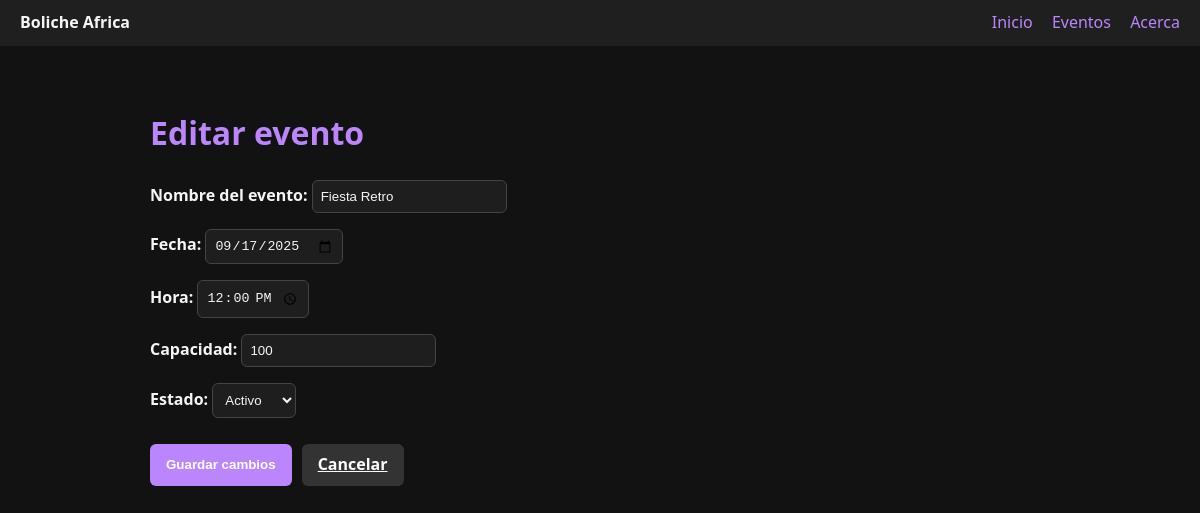
The app's page /eventos/11/editar with its own data.
### tables this page shows
CREATE TABLE events (
            id INTEGER PRIMARY KEY AUTOINCREMENT,
            nombre TEXT NOT NULL,
            fecha TEXT NOT NULL,    -- YYYY-MM-DD
            hora  TEXT NOT NULL,    -- HH:MM
            dj TEXT,
            precio_base REAL DEFAULT 0,
            capacidad INTEGER DEFAULT 0,
            estado TEXT DEFAULT 'Programado'  -- Programado|En curso|Cerrado
        );

### app.py (the view, shortened to what this page needs)
@app.route("/eventos/<int:event_id>/editar", methods=["GET", "POST"])
def editar_evento(event_id):
    e = fetch_event_by_id(event_id)
    if not e:
        flash("Evento no encontrado.", "error")
        return redirect(url_for("eventos"))
    return render_template("eventos_editar.html", e=e)

### app.py (called while the page is built)
@app.context_processor
def inject_globals():
    return dict(APP_NAME=APP_NAME, evento_es_hoy=evento_es_hoy)

### db.py (called while the page is built)
def get_conn():
    conn = sqlite3.connect(DB_PATH, timeout=10)
    conn.row_factory = sqlite3.Row
    conn.execute("PRAGMA journal_mode=WAL;")
    conn.execute("PRAGMA foreign_keys=ON;")
    return conn

def fetch_event_by_id(event_id: int):
    with get_conn() as conn:
        cur = conn.execute("""
            SELECT id, nombre, fecha, hora, capacidad, estado
            FROM events
            WHERE id = ?
        """, (event_id,))
        row = cur.fetchone()
        return dict(row) if row else None

### templates/eventos_editar.html (shortened to what this page needs)
<!doctype html>
<html lang="es">
<head>
  <link rel="stylesheet" href="{{ url_for('static', filename='css/app.css') }}">
</head>
<body>
  <nav>
    <div><strong>{{ APP_NAME }}</strong></div>
    <div>
      <a href="{{ url_for('dashboard') }}">Inicio</a>
      <a href="{{ url_for('eventos') }}">Eventos</a>
      <a href="{{ url_for('acerca') }}">Acerca</a>
    </div>
  </nav>
  <main class="container">
    <h1>Editar evento</h1>
    <form method="post">
      <label>Nombre del evento:
        <input type="text" name="nombre" value="{{ e['nombre'] }}" required>
      </label>
      <label>Fecha:
        <input type="date" name="fecha" value="{{ e['fecha'] }}" required>
      </label>
      <label>Hora:
        <input type="time" name="hora" value="{{ e['hora'] }}">
      </label>
      <label>Capacidad:
        <input type="number" name="capacidad" min="0" step="1" value="{{ e['capacidad'] or 0 }}" required>
      </label>
      <label>Estado:
        <select name="estado">
          <option value="activo"   {{ 'selected' if e['estado']=='activo' else '' }}>Activo</option>
        </select>
      </label>
      <div style="display:flex; gap:10px; margin-top:10px;">
        <button type="submit" class="btn">Guardar cambios</button>
        <a href="{{ url_for('eventos') }}" class="btn btn-secondary">Cancelar</a>
      </div>
    </form>
  </main>
</body>
</html>

### static/css/app.css (style rules this page uses)
body { font-family: 'Segoe UI', Tahoma, sans-serif; background-color: #121212; color: #f5f5f5; margin: 0; padding: 0; line-height: 1.6; }
h1, h2 { color: #bb86fc; }
nav { background-color: #1f1f1f; padding: 10px 20px; display: flex; justify-content: space-between; align-items: center; }
nav a { color: #bb86fc; text-decoration: none; margin-left: 15px; font-weight: 500; }
button, .btn { background: #bb86fc; border: none; padding: 8px 16px; border-radius: 6px; color: #fff; cursor: pointer; transition: background 0.2s; font-weight: bold; }
.btn-secondary { background: #333; color: #fff; }
form { max-width: 400px; margin: 20px 0; display: flex; flex-direction: column; gap: 12px; }
label { font-weight: bold; margin-bottom: 4px; }
input, select { padding: 8px; border: 1px solid #444; border-radius: 6px; background: #1e1e1e; color: #f5f5f5; }
.container { max-width: 900px; margin: 20px auto; padding: 20px; }

### records on screen
events: nombre "Fiesta Retro", fecha "09/17/2025", hora "12:00", capacidad "100"

### other values on screen
{{ APP_NAME }} "Boliche Africa"
